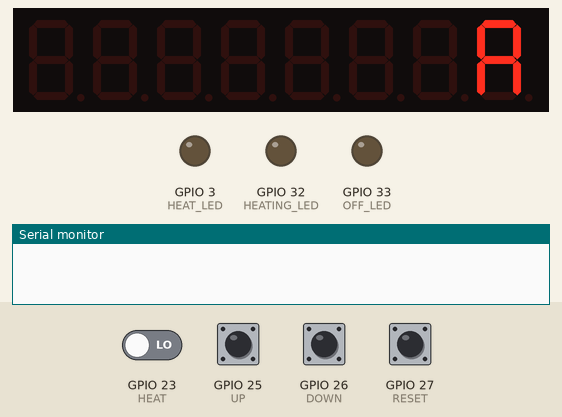
This sketch was run on a simulated ESP32. Shown: 8-digit seven-segment display, output pins drawn as LEDs (lit = HIGH), the last lines printed to the serial monitor. The test bench sets the inputs (shaded band); at power-on: GPIO 23 (HEAT), GPIO 25 (UP), GPIO 26 (DOWN), GPIO 27 (RESET) LOW.

Above: at 0.12 s.
At 3.12 s:
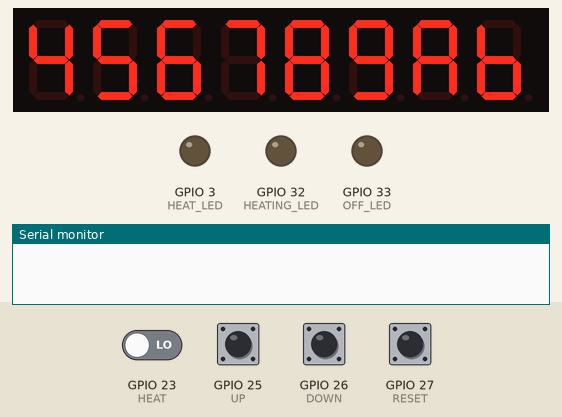
At 4.38 s:
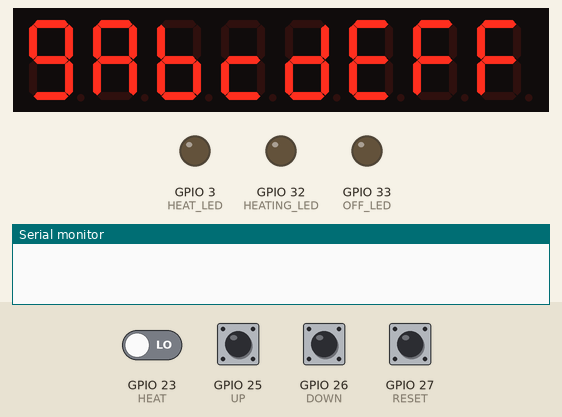
At 5.8 s:
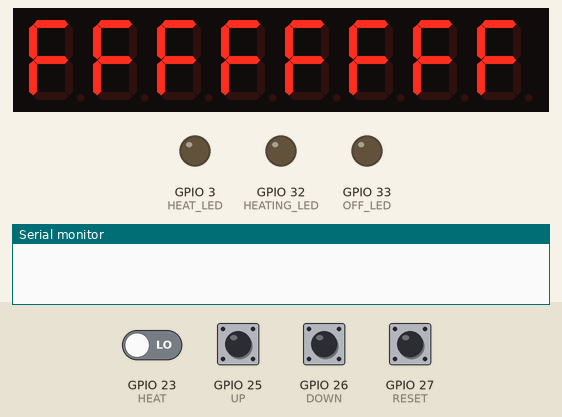
At 11.3 s:
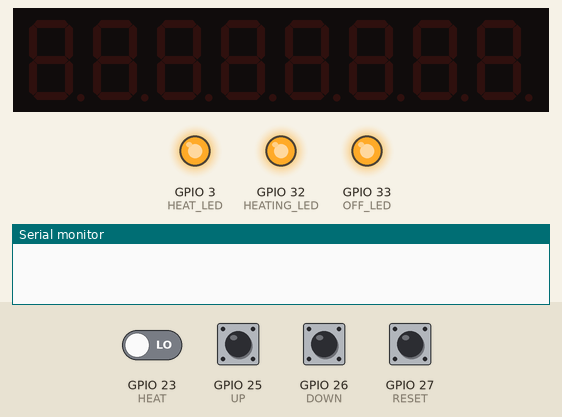
At 12.63 s:
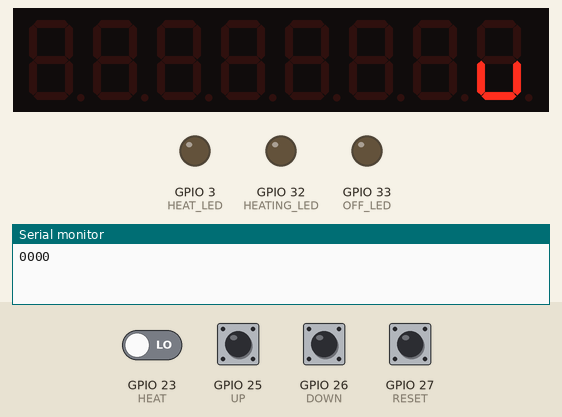
Timing chart, 0 to 36.8 s (numbered marks = the images above):
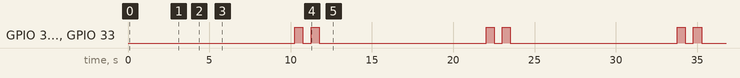

The sketch:

displayTest.ino
```cpp
// (licence header left out)
//TEST for thermostat PCB
//because this tests the buttons by outputting to serial the heat led is always on


//We always have to include the library
#include "LedController.hpp"

/*
 You might need to change the following 3 Variables depending on your board.
 pin 15 is connected to the DataIn
 pin 14 is connected to the CLK
 pin 13 is connected to LOAD/ChipSelect
*/
#define DIN 19
#define CS 5
#define CLK 18
#define OFF_LED 33
#define HEAT_LED 03
#define HEATING_LED 32
#define UP 25
#define DOWN 26
#define HEAT 23
#define RESET 27

/*
 Now we need a LedController Variable to work with.
 We have only a single MAX72XX so the Dimensions are 1,1.
 */
LedController<1,1> lc;

/* we always wait a bit between updates of the display */
unsigned long delaytime=250;

void setup() {
  pinMode(OFF_LED, OUTPUT);
  pinMode(HEAT_LED, OUTPUT);
  pinMode(HEATING_LED, OUTPUT);
  pinMode(UP, INPUT);
  pinMode(DOWN, INPUT);
  pinMode(HEAT, INPUT);
  pinMode(RESET, INPUT);
  digitalWrite(OFF_LED, LOW);
  digitalWrite(HEAT_LED, LOW);
  digitalWrite(HEATING_LED, LOW);
  Serial.begin(115200);

  //Here a new LedController object is created without hardware SPI.
  lc=LedController<1,1>(DIN,CLK,CS);

  /* Set the brightness to a medium values */
  lc.setIntensity(12);
  /* and clear the display */
  lc.clearMatrix();
}


/*
 This method will display the characters for the
 word "Arduino" one after the other on digit 0.
 */
void writeArduinoOn7Segment() {
  lc.setChar(0,0,'a',false);
  delay(delaytime);
  lc.setRow(0,0,0x05);
  delay(delaytime);
  lc.setChar(0,0,'d',false);
  delay(delaytime);
  lc.setRow(0,0,0x1c);
  delay(delaytime);
  lc.setRow(0,0,B00010000);
  delay(delaytime);
  lc.setRow(0,0,0x15);
  delay(delaytime);
  lc.setRow(0,0,0x1D);
  delay(delaytime);
  lc.clearMatrix();
  delay(delaytime);
}

/*
  This method will scroll all the hexa-decimal
 numbers and letters on the display. You will need at least
 four 7-Segment digits. otherwise it won't really look that good.
 */
void scrollDigits() {
  for(int i=0; i<32; i++) {
    lc.setDigit(0,7,i,false);
    lc.setDigit(0,6,i+1,false);
    lc.setDigit(0,5,i+2,false);
    lc.setDigit(0,4,i+3,false);
    lc.setDigit(0,3,i+4,false);
    lc.setDigit(0,2,i+5,false);
    lc.setDigit(0,1,i+6,false);
    lc.setDigit(0,0,i+7,false);
    delay(delaytime);
  }
  lc.clearMatrix();
  delay(delaytime);
}

void loop() {
  writeArduinoOn7Segment();
  scrollDigits();

  digitalWrite(OFF_LED, HIGH);
  digitalWrite(HEAT_LED, HIGH);
  digitalWrite(HEATING_LED, HIGH);
  delay(500);
  digitalWrite(OFF_LED, LOW);
  digitalWrite(HEAT_LED, LOW);
  digitalWrite(HEATING_LED, LOW);
  delay(500);
  digitalWrite(OFF_LED, HIGH);
  digitalWrite(HEAT_LED, HIGH);
  digitalWrite(HEATING_LED, HIGH);
  delay(500);
  digitalWrite(OFF_LED, LOW);
  digitalWrite(HEAT_LED, LOW);
  digitalWrite(HEATING_LED, LOW);
  Serial.print(digitalRead(UP));
  Serial.print(digitalRead(DOWN));
  Serial.print(digitalRead(HEAT));
  Serial.println(digitalRead(RESET));

}
```

Measured:
- by itself, GPIO 3 (HEAT_LED), GPIO 32 (HEATING_LED), GPIO 33 (OFF_LED): repeats every 11.8 s: LOW 0.50 s, HIGH 0.50 s, LOW 10.3 s, HIGH 0.50 s
- by itself, everything shown: repeats every 11.8 s, in 29 steps
- what the display in image 3 shows lasts 4.2 s, from 5.8 s to 10.0 s
